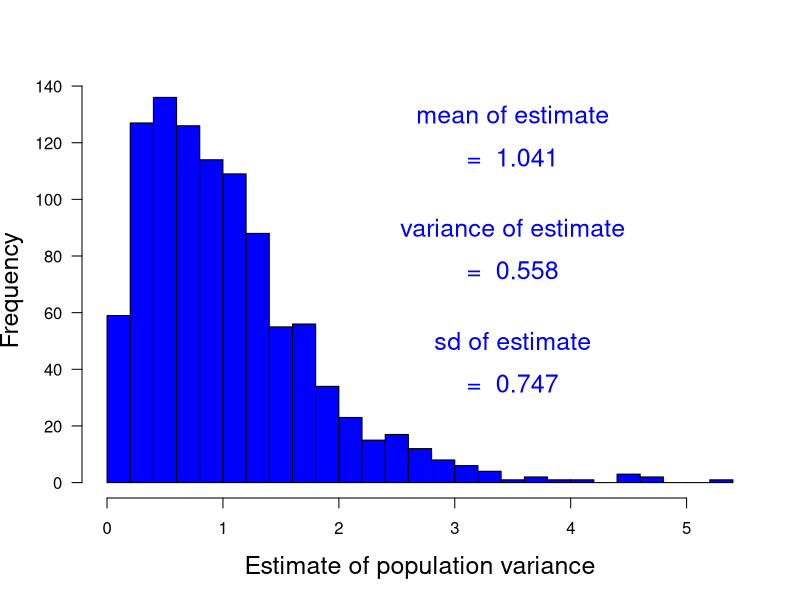

R code for this plot:
print('file: PointEstVarNormal.R')
# Estimate variance (sigma^2) from random sample of normal distribution
set.seed(1953)
M = 1000   # number of Monte-Carlo runs
n = 5      # sample size
varest = numeric(M)
for(m in 1:M) varest[m]=var(rnorm(n))
# png('MCvarNormal160227.png',width=16,height=12,units='cm',res=300)
hist(varest,30,col='blue',xlab='Estimate of population variance',main='',las=1,cex.lab=1.5)
meanvarest = mean(varest); print(c(round(meanvarest,3),'meanvarest'))  # 1.041  (expected: close to sigma^2 = 1)
varvarest = var(varest); print(c(round(varvarest,3),'varvarest'))    # 0.558  (no expectation)
sdvarest = sd(varest); print(c(round(sdvarest,3),'sdvarest'))      # 0.747  (no expectation)
text(3.5,130,'mean of estimate',col='blue',cex=1.5)
text(3.5,115,paste('= ',as.character(round(meanvarest,3))),col='blue',cex=1.5)
text(3.5,90,'variance of estimate',col='blue',cex=1.5)
text(3.5,75,paste('= ',as.character(round(varvarest,3))),col='blue',cex=1.5)
text(3.5,50,'sd of estimate',col='blue',cex=1.5)
text(3.5,35,paste('= ',as.character(round(sdvarest,3))),col='blue',cex=1.5)
# dev.off()
print(c(round(min(varest),3),'min(varest)'))
print(c(round(max(varest),3),'max(varest)'))
sigma = 1
expectedSD = sigma/sqrt(n); print(c(round(expectedSD,3),'expectedSD')) 
